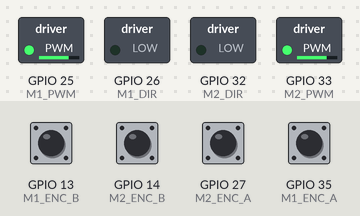
A sketch run on a simulated ESP32. Parts: switched loads named in the sketch (green lamp = pin HIGH). The test bench sets the inputs (shaded band); at power-on: GPIO 13 (M1_ENC_B), GPIO 14 (M2_ENC_B), GPIO 27 (M2_ENC_A), GPIO 35 (M1_ENC_A) HIGH. What the sketch prints to the serial monitor is not drawn.

Above: at 0.37 s.
At 0.8 s:
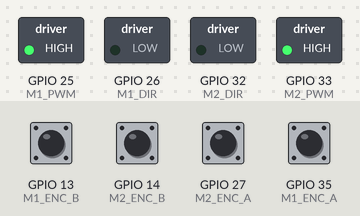
Timing chart, 0 to 2.3 s (numbered marks = the images above):
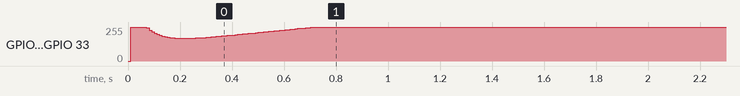

The sketch:

encoder_driver.ino
```cpp
/* *************************************************************
   Encoder definitions
   ************************************************************ */

#ifdef USE_BASE

#ifdef ARDUINO_ARCH_ESP32
  volatile long left_enc_pos = 0L;
  volatile long right_enc_pos = 0L;

  // Interrupt Service Routines (ISRs)
  // IRAM_ATTR puts this code in RAM for speed (Crucial for ESP32)
  void IRAM_ATTR leftEncoderISR() {
    // Read Phase B to determine direction
    if (digitalRead(LEFT_ENC_PIN_B) == HIGH) {
      left_enc_pos++;
    } else {
      left_enc_pos--;
    }
  }

  void IRAM_ATTR rightEncoderISR() {
    // Read Phase B to determine direction
    if (digitalRead(RIGHT_ENC_PIN_B) == HIGH) {
      right_enc_pos++;
    } else {
      right_enc_pos--;
    }
  }

  /* Wrap the encoder reading function */
  long readEncoder(int i) {
    if (i == LEFT) return left_enc_pos;
    else return right_enc_pos;
  }

  /* Wrap the encoder reset function */
  void resetEncoder(int i) {
    if (i == LEFT){
      left_enc_pos=0L;
      return;
    } else {
      right_enc_pos=0L;
      return;
    }
  }

  // Initialize the pins and interrupts
  // We will call this from setup() in the main file
  void initEncoders(){
    pinMode(LEFT_ENC_PIN_A, INPUT_PULLUP);
    pinMode(LEFT_ENC_PIN_B, INPUT_PULLUP);
    pinMode(RIGHT_ENC_PIN_A, INPUT_PULLUP);
    pinMode(RIGHT_ENC_PIN_B, INPUT_PULLUP);

    // Trigger interrupt when Phase A rises (goes Low to High)
    attachInterrupt(digitalPinToInterrupt(LEFT_ENC_PIN_A), leftEncoderISR, RISING);
    attachInterrupt(digitalPinToInterrupt(RIGHT_ENC_PIN_A), rightEncoderISR, RISING);
  }

#else
  #error A encoder driver must be selected!
#endif

/* Wrap the encoder reset function */
void resetEncoders() {
  resetEncoder(LEFT);
  resetEncoder(RIGHT);
}

#endif
```

ESP_2motors.ino
```cpp
#include <Arduino.h>

// ===================== PIN DEFINITIONS =====================

// -------- Motor 1 pins --------
#define M1_PWM   25        // PWM pin
#define M1_DIR   26        // DIR pin
#define M1_ENC_A 35        // Encoder A
#define M1_ENC_B 13        // Encoder B

// -------- Motor 2 pins --------
#define M2_PWM   33       // PWM pin
#define M2_DIR   32        // DIR pin
#define M2_ENC_A 27        // Encoder A
#define M2_ENC_B 14        // Encoder B

// ==================== ENCODER VARIABLES ====================

volatile long enc1Count = 0;
volatile uint8_t prev1State = 0;

volatile long enc2Count = 0;
volatile uint8_t prev2State = 0;

// =================== MOTOR / PID PARAMETERS =================

const int ppr_mech = 325;
const int ppr_4x   = ppr_mech * 4;

// PID values
float Kp = 2.35f;
float Ki = 3.875f;
float Kd = 0.415f;

float integMin = -50.0f;
float integMax =  50.0f;

// PID states M1
float err1=0, prevErr1=0, integ1=0, dFiltered1=0;
float rpmFiltered1 = 0;

// PID states M2
float err2=0, prevErr2=0, integ2=0, dFiltered2=0;
float rpmFiltered2 = 0;

// Filters
const float rpmAlpha = 0.3f;
const float dAlpha   = 0.15f;

// Setpoints
float setRpm1 = 50.0f;
float setRpm2 = 50.0f;

// Timing
unsigned long lastTs = 0;
const unsigned long Ts_ms = 10;


// ====================== QUADRATURE ISR M1 =====================
void IRAM_ATTR enc1ISR() {
  uint8_t state = (digitalRead(M1_ENC_A) << 1) | digitalRead(M1_ENC_B);

  if ((prev1State == 0b00 && state == 0b01) ||
      (prev1State == 0b01 && state == 0b11) ||
      (prev1State == 0b11 && state == 0b10) ||
      (prev1State == 0b10 && state == 0b00))
    enc1Count++;
  else if ((prev1State == 0b00 && state == 0b10) ||
           (prev1State == 0b10 && state == 0b11) ||
           (prev1State == 0b11 && state == 0b01) ||
           (prev1State == 0b01 && state == 0b00))
    enc1Count--;

  prev1State = state;
}

// ====================== QUADRATURE ISR M2 =====================
void IRAM_ATTR enc2ISR() {
  uint8_t state = (digitalRead(M2_ENC_A) << 1) | digitalRead(M2_ENC_B);

  if ((prev2State == 0b00 && state == 0b01) ||
      (prev2State == 0b01 && state == 0b11) ||
      (prev2State == 0b11 && state == 0b10) ||
      (prev2State == 0b10 && state == 0b00))
    enc2Count++;
  else if ((prev2State == 0b00 && state == 0b10) ||
           (prev2State == 0b10 && state == 0b11) ||
           (prev2State == 0b11 && state == 0b01) ||
           (prev2State == 0b01 && state == 0b00))
    enc2Count--;

  prev2State = state;
}

// ====================== MOTOR HELPER =========================
void setMotor(int pwmPin, int dirPin, int val) {
  val = constrain(val, -255, 255);

  if (val >= 0) {
    digitalWrite(dirPin, LOW);
    analogWrite(pwmPin, val);
  } else {
    digitalWrite(dirPin, HIGH);
    analogWrite(pwmPin, -val);
  }
}

float pulsesToRpm(long pulses, int ppr4x, unsigned long dt_ms) {
  float dt = dt_ms / 1000.0f;
  return (pulses / (float)ppr4x) * (60.0f / dt);
}

// ============================= SETUP =========================
void setup() {
  Serial.begin(115200);

  pinMode(M1_PWM, OUTPUT);
  pinMode(M1_DIR, OUTPUT);
  pinMode(M2_PWM, OUTPUT);
  pinMode(M2_DIR, OUTPUT);

  pinMode(M1_ENC_A, INPUT);
  pinMode(M1_ENC_B, INPUT_PULLUP);

  pinMode(M2_ENC_A, INPUT);
  pinMode(M2_ENC_B, INPUT_PULLUP);

  prev1State = (digitalRead(M1_ENC_A) << 1) | digitalRead(M1_ENC_B);
  prev2State = (digitalRead(M2_ENC_A) << 1) | digitalRead(M2_ENC_B);

  attachInterrupt(M1_ENC_A, enc1ISR, CHANGE);
  attachInterrupt(M1_ENC_B, enc1ISR, CHANGE);
  attachInterrupt(M2_ENC_A, enc2ISR, CHANGE);
  attachInterrupt(M2_ENC_B, enc2ISR, CHANGE);

  lastTs = millis();
}

// ============================== LOOP ==========================
void loop() {

  unsigned long now = millis();
  if (now - lastTs >= Ts_ms) {

    unsigned long dt = now - lastTs;
    lastTs = now;

    long p1 = enc1Count; enc1Count = 0;
    long p2 = enc2Count; enc2Count = 0;

    float rpm1 = pulsesToRpm(p1, ppr_4x, dt);
    float rpm2 = pulsesToRpm(p2, ppr_4x, dt);

    rpmFiltered1 = rpmAlpha * rpm1 + (1 - rpmAlpha) * rpmFiltered1;
    rpmFiltered2 = rpmAlpha * rpm2 + (1 - rpmAlpha) * rpmFiltered2;

    float dt_s = dt / 1000.0f;

    // ===== Motor 1 PID =====
    err1 = setRpm1 - rpmFiltered1;
    integ1 += err1 * dt_s;
    integ1 = constrain(integ1, integMin, integMax);
    float dRaw1 = (err1 - prevErr1) / dt_s;
    dFiltered1 = dAlpha * dRaw1 + (1 - dAlpha) * dFiltered1;
    int out1 = (int)(Kp*err1 + Ki*integ1 + Kd*dFiltered1);
    prevErr1 = err1;

    // ===== Motor 2 PID =====
    err2 = setRpm2 - rpmFiltered2;
    integ2 += err2 * dt_s;
    integ2 = constrain(integ2, integMin, integMax);
    float dRaw2 = (err2 - prevErr2) / dt_s;
    dFiltered2 = dAlpha * dRaw2 + (1 - dAlpha) * dFiltered2;
    int out2 = (int)(Kp*err2 + Ki*integ2 + Kd*dFiltered2);
    prevErr2 = err2;

    // Apply outputs
    setMotor(M1_PWM, M1_DIR, out1);
    setMotor(M2_PWM, M2_DIR, out2);

    // Plotter-friendly output
    Serial.print("M1_set:"); Serial.print(setRpm1);
    Serial.print("\tM1_RPM:"); Serial.print(rpmFiltered1);
    Serial.print("\tM1_out:"); Serial.print(out1);

    Serial.print("\tM2_set:"); Serial.print(setRpm2);
    Serial.print("\tM2_RPM:"); Serial.print(rpmFiltered2);
    Serial.print("\tM2_out:"); Serial.println(out2);
  }
}
```

servos.ino
```cpp
/***************************************************************
   Servo Sweep - by Nathaniel Gallinger

   Sweep servos one degree step at a time with a user defined
   delay in between steps.  Supports changing direction
   mid-sweep.  Important for applications such as robotic arms
   where the stock servo speed is too fast for the strength
   of your system.

 *************************************************************/

#ifdef USE_SERVOS


// Constructor
SweepServo::SweepServo()
{
  this->currentPositionDegrees = 0;
  this->targetPositionDegrees = 0;
  this->lastSweepCommand = 0;
}


// Init
void SweepServo::initServo(
    int servoPin,
    int stepDelayMs,
    int initPosition)
{
  this->servo.attach(servoPin);
  this->stepDelayMs = stepDelayMs;
  this->currentPositionDegrees = initPosition;
  this->targetPositionDegrees = initPosition;
  this->lastSweepCommand = millis();
}


// Perform Sweep
void SweepServo::doSweep()
{

  // Get ellapsed time
  int delta = millis() - this->lastSweepCommand;

  // Check if time for a step
  if (delta > this->stepDelayMs) {
    // Check step direction
    if (this->targetPositionDegrees > this->currentPositionDegrees) {
      this->currentPositionDegrees++;
      this->servo.write(this->currentPositionDegrees);
    }
    else if (this->targetPositionDegrees < this->currentPositionDegrees) {
      this->currentPositionDegrees--;
      this->servo.write(this->currentPositionDegrees);
    }
    // if target == current position, do nothing

    // reset timer
    this->lastSweepCommand = millis();
  }
}


// Set a new target position
void SweepServo::setTargetPosition(int position)
{
  this->targetPositionDegrees = position;
}


// Accessor for servo object
Servo SweepServo::getServo()
{
  return this->servo;
}


#endif
```

motor_driver.ino
```cpp
/***************************************************************
   Motor driver definitions

   Add a "#elif defined" block to this file to include support
   for a particular motor driver.
   Then add the appropriate
   #define near the top of the main ROSArduinoBridge.ino file.
   *************************************************************/

#ifdef USE_BASE

#ifdef POLOLU_VNH5019
  /* Include the Pololu library */
  #include "DualVNH5019MotorShield.h"

  /* Create the motor driver object */
  DualVNH5019MotorShield drive;

  /* Wrap the motor driver initialization */
  void initMotorController() {
    drive.init();
  }

  /* Wrap the drive motor set speed function */
  void setMotorSpeed(int i, int spd) {
    if (i == LEFT) drive.setM1Speed(spd);
    else drive.setM2Speed(spd);
  }

  // A convenience function for setting both motor speeds
  void setMotorSpeeds(int leftSpeed, int rightSpeed) {
    setMotorSpeed(LEFT, leftSpeed);
    setMotorSpeed(RIGHT, rightSpeed);
  }

// --- NEW SECTION FOR ESP32 + CYTRON ---
#elif defined CYTRON_MOTOR_DRIVER

  void initMotorController() {
    pinMode(LEFT_MOTOR_PWM, OUTPUT);
    pinMode(LEFT_MOTOR_DIR, OUTPUT);
    pinMode(RIGHT_MOTOR_PWM, OUTPUT);
    pinMode(RIGHT_MOTOR_DIR, OUTPUT);
  }

  void setMotorSpeed(int i, int spd) {
    // Cytron Driver Logic: DIR pin controls direction, PWM pin controls speed
    int dir = LOW;
    if (spd >= 0) {
      dir = HIGH;
    } else {
      dir = LOW;
      spd = -spd; // Make speed positive for PWM
    }

    // Clamp speed to 0-255
    if (spd > 255) spd = 255;

    if (i == LEFT) {
      digitalWrite(LEFT_MOTOR_DIR, dir);
      analogWrite(LEFT_MOTOR_PWM, spd);
    } else {
      digitalWrite(RIGHT_MOTOR_DIR, dir);
      analogWrite(RIGHT_MOTOR_PWM, spd);
    }
  }

  void setMotorSpeeds(int leftSpeed, int rightSpeed) {
    setMotorSpeed(LEFT, leftSpeed);
    setMotorSpeed(RIGHT, rightSpeed);
  }
// --------------------------------------

#elif defined L298_MOTOR_DRIVER
  void initMotorController() {
    digitalWrite(RIGHT_MOTOR_ENABLE, HIGH);
    digitalWrite(LEFT_MOTOR_ENABLE, HIGH);
  }

  void setMotorSpeed(int i, int spd) {
    unsigned char reverse = 0;

    if (spd < 0)
    {
      spd = -spd;
      reverse = 1;
    }
    if (spd > 255)
      spd = 255;

    if (i == LEFT) {
      if      (reverse == 0) { analogWrite(LEFT_MOTOR_FORWARD, spd); analogWrite(LEFT_MOTOR_BACKWARD, 0); }
      else if (reverse == 1) { analogWrite(LEFT_MOTOR_BACKWARD, spd); analogWrite(LEFT_MOTOR_FORWARD, 0); }
    }
    else /*if (i == RIGHT) //no need for condition*/ {
      if      (reverse == 0) { analogWrite(RIGHT_MOTOR_FORWARD, spd); analogWrite(RIGHT_MOTOR_BACKWARD, 0); }
      else if (reverse == 1) { analogWrite(RIGHT_MOTOR_BACKWARD, spd); analogWrite(RIGHT_MOTOR_FORWARD, 0); }
    }
  }

  void setMotorSpeeds(int leftSpeed, int rightSpeed) {
    setMotorSpeed(LEFT, leftSpeed);
    setMotorSpeed(RIGHT, rightSpeed);
  }
#else
  #error A motor driver must be selected!
#endif

#endif
```
